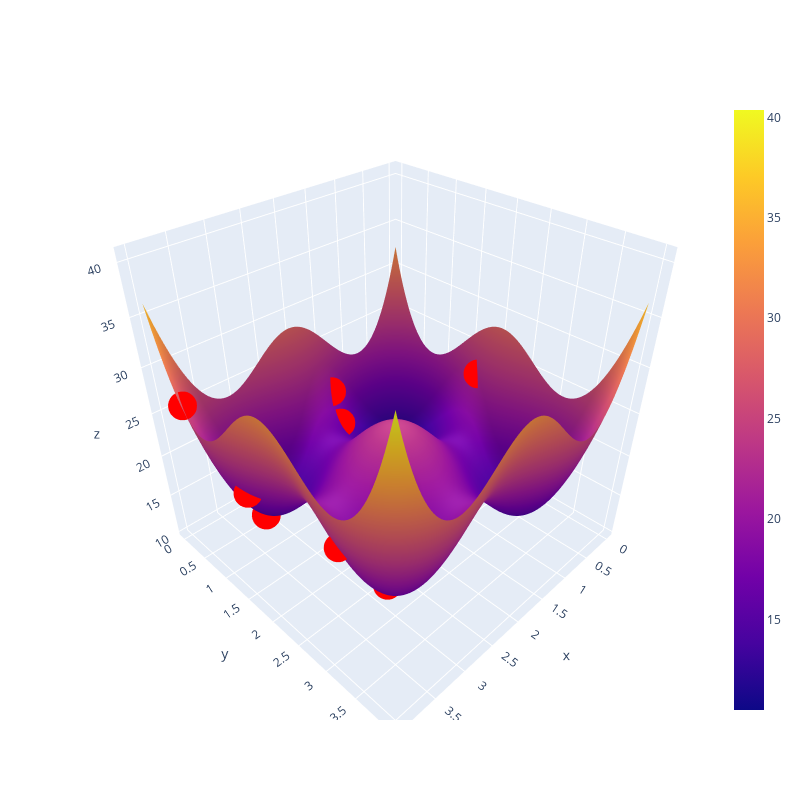

Here is the notebook cell this chart was saved with:
### Code cell
# random initial guess
guesses = np.random.uniform(0, 4, (10, 2))

# plot the guesses
fig.add_trace(go.Scatter3d(x=guesses[:,0], y=guesses[:,1], z=c(guesses.T), mode='markers', marker=dict(size=10, color='red')))
fig.show()

### Figure 1 — Plotly figure (JSON) as saved in the notebook; plotly's stock layout.template omitted (floating-point values rounded to 4 significant figures; data arrays with more than 128 entries replaced by an {"elided": "..."} marker saying what was removed)
{"data": [{"type": "surface", "x": {"elided": "100x100 float values"}, "y": {"elided": "100x100 float values"}, "z": {"elided": "100x100 float values"}}, {"marker": {"color": "red", "size": 10}, "mode": "markers", "type": "scatter3d", "x": [0.1948, 3.193, 3.934, 1.664, 3.072, 3.792, 1.231, 3.711, 3.362, 1.588], "y": [1.829, 3.053, 0.3289, 0.528, 3.021, 2.933, 0.9925, 1.142, 0.9274, 0.2648], "z": [22.74, 15.21, 26.89, 16.98, 15.2, 22.38, 12.76, 19.29, 13.78, 19.88]}], "layout": {"height": 800, "width": 800}}
